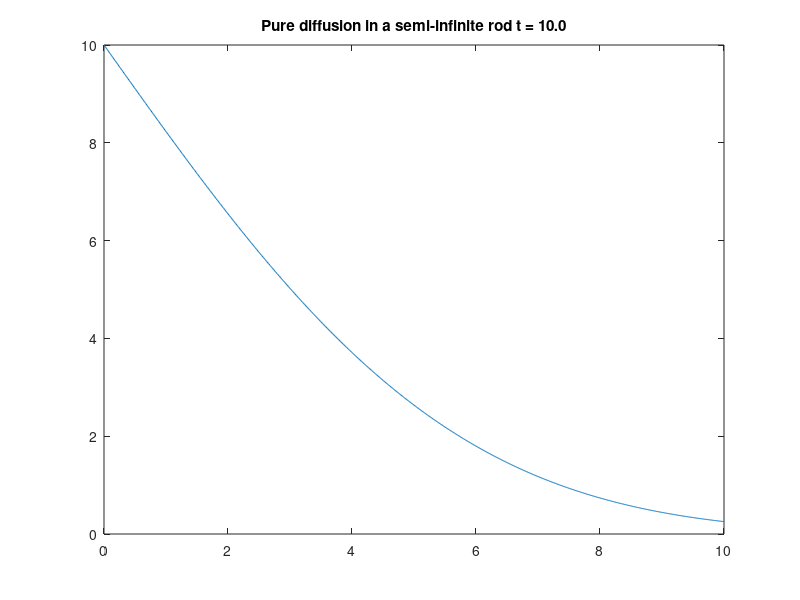

Reproduce this figure in MATLAB.
%% Solution for semi-infinite rod with a fixed concentration at x = 0;
% General solution is c(x,t) = Ci * erfc( x / (2 *sqrt(D*t) )

Nx    = 1000;         % Spatial gridpoints 
Nt    = 10;           % Temporal gridpoints
Ct    = zeros(Nt,Nx); % Concentration C(t,x)

% Parameters
Lbox  = 10;    % Box size. Should be infinity...
D     = 1;     % Diffusion coefficient
t_tot = 10;    % End time;
Ci    = 10;     % Concentration at x = 0;

% Set up time and position vectors
xvec = linspace(0,Lbox,Nx);
tvec = linspace(0,t_tot,Nt);

% erfc doesn't really like 0/0 so do that by hand
Ct(1,:) = 0; Ct(1,1) = Ci;

for  i = 2:Nt
    Ct(i,:) = Ci * erfc(xvec / (2 * sqrt( D*tvec(i) ) ) );
end

%%% Movie stuff
%Initialize the movie structure array
M_All(Nt)  = struct('cdata',zeros(Nx,Nx,3,'int8'), 'colormap',[]);


figure()
xlabel('x'); ylabel('concentration')
for  i = 1:Nt
    titlstr = sprintf('Pure diffusion in a semi-infinite rod t = %.1f',...
        tvec(i) );
    plot( xvec, Ct(i,:) )
    title(titlstr);
    M_All(i) = getframe(gcf);
end
